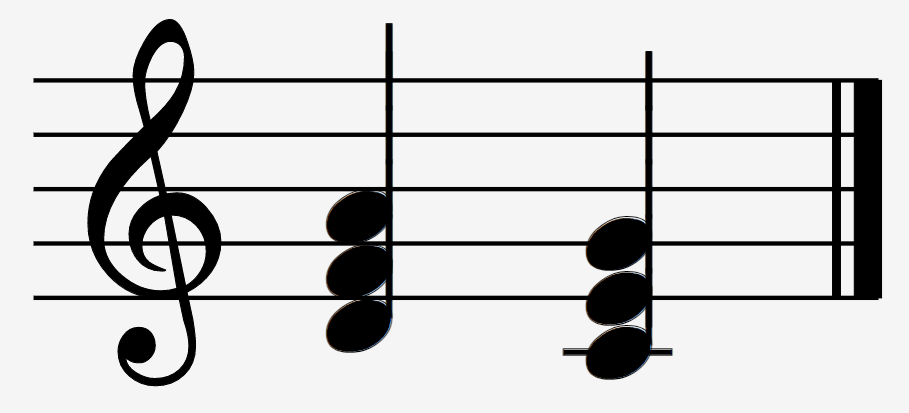
#> input picture Juptyer/ContrastEnhancementTrails/Integrated/07.PNG, 909 x 413 px
$ jupyter execute PreProcessing.ipynb   (older library calls are emulated)
#> lines starting #> are read from the running program, lines starting #| are printed output that depends on the picture; after the words box and inside, x2 and y2 are one past the last pixel; in counts of white or black regions, pixels touching at a corner belong together
[cell 1]
import skimage.io as io
import numpy as np
import scipy
from skimage.morphology import binary_erosion, binary_dilation, binary_closing,skeletonize, thin
from skimage.filters import sobel_h, sobel, sobel_v, roberts, prewitt
from commonfunctions import *
from pip._internal import main as install
from pylab import imshow, gray, show
import cv2
from math import pi
from scipy.ndimage import interpolation as inter
from statistics import mode,variance
from skimage.measure import find_contours
from skimage.filters import threshold_otsu

[cell 2]
# [8 lines left out: functions showBinaryImg, showImg, not called in this run]

[cell 3]
# [10 lines left out: functions customErosion, customDilation, not called in this run]

[cell 4]
def deskew(img):
    scoreArray = np.zeros(362)
    i = 0
    while i <= 360:
        data = inter.rotate(img, i, reshape=False, order=0)
        sumRow = np.sum(data, axis=1)
        score = np.sum((sumRow[1:] - sumRow[:-1]) ** 2)
        scoreArray[i] = score
        print(i)
        i+=1
    scoreArray = np.array(scoreArray)
    trueAngle = np.where(scoreArray == max(scoreArray))[0][0]
    rotated = inter.rotate(img, trueAngle, reshape=True, order=0)
    return rotated

def rotateBy(img,trueAngle):
    rotated = inter.rotate(img, trueAngle, reshape=True, order=0)
    return rotated

[cell 5]
#Binarization
import numpy as np

from skimage.util.shape import view_as_windows

# [110 lines left out: function feng_threshold, not called in this run]

[cell 6]
#Smoothing
def signaltonoise(a, axis=None, ddof=0):
    a = np.asanyarray(a)
    m = a.mean(axis)
    sd = a.std(axis=axis, ddof=0)
    return np.where(sd == 0, 0, m/sd)
def smooth(gray_img):
    snr = signaltonoise(gray_img)
    if(snr<1):
        snr=1
    if(snr>5):
        snr=5
    sigma=(-50/4)*(snr-1)+60
    smImage=cv2.bilateralFilter(gray_img,8,int(sigma),int(sigma))
    return smImage

[cell 7]
#Illumenation
# [28 lines left out: functions simplestColorBalance, poisonScreening, applyPoison, not called in this run]

[cell 8]
#prespecive correction
# [101 lines left out: function prespectiveCorrection, not called in this run]

[cell 9]
#determine if the image needs illumination evening and if it need feng thresholding
#if image has uneven illumination => use poisson
#if image has uneven illumination or a very low contrast(another function not done yet) => use feng
#Return True if image is good and false if image is uneven
def imageState(imgGray):
    blurred = cv2.GaussianBlur(imgGray, (25, 25), 0)
    no_text = imgGray * ((imgGray/blurred)>0.99)
    no_text[no_text<10] = no_text[no_text>20].mean()
    no_bright = no_text.copy()
    no_bright[no_bright>220] = no_bright[no_bright<220].mean()
    std = no_bright.std()
    bright = (no_text>220).sum()
    if std>18 or (no_text.mean()<200 and bright>8000):
        return False
    else:
        return True

[cell 10]
img= cv2.imread("07.PNG")
#> img is the input picture: shape (413, 909, 3); mean B, G, R 206.9, 206.9, 206.9
countourImg=np.copy(img)
gray_img=cv2.cvtColor(img,cv2.COLOR_BGR2GRAY)
isEven = imageState(gray_img)
#> in imageState, `no_text[no_text<10] = no_text[no_text>20].mean()`:
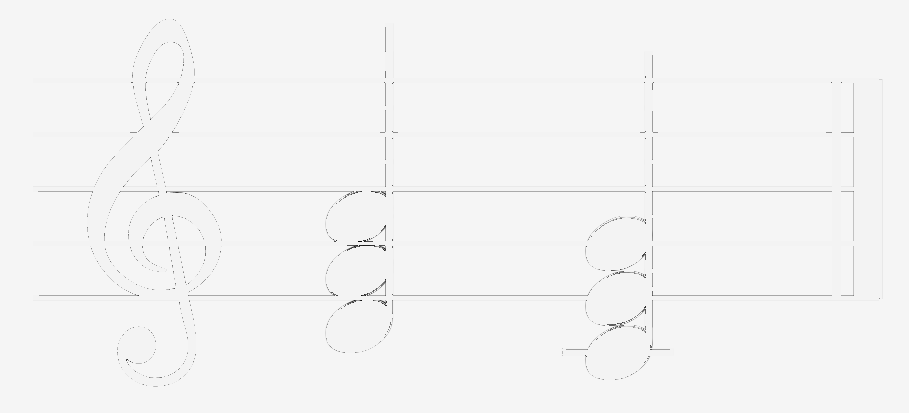
#> no_text: shape (413, 909); min 11, max 245, mean 243.8
#> in imageState, `no_bright[no_bright>220] = no_bright[no_bright<220].mean()`:
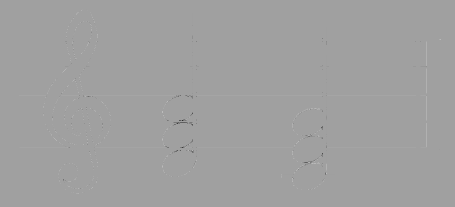
#> no_bright: shape (413, 909) (shown at 1/2 size); min 11, max 220, mean 160
#> in imageState, `std = no_bright.std()`: std = 3.34
#> in imageState, `bright = (no_text>220).sum()`: bright = 371683
#> isEven = True
IlluminatedImage=gray_img
if(not isEven):
    IlluminatedImage=applyPoison(gray_img,0.1,0.1)
    IlluminatedImage=IlluminatedImage.astype(np.uint8)
smoothedImage=smooth(IlluminatedImage)
#> in signaltonoise, `m = a.mean(axis)`: m = 206.9
#> in signaltonoise, `sd = a.std(axis=axis, ddof=0)`: sd = 86.7
#> in smooth, `snr = signaltonoise(gray_img)`: snr = 2.39
#> in smooth, `sigma=(-50/4)*(snr-1)+60`: sigma = 42.66
if  not isEven:
    BinarizedImage=feng_threshold(smoothedImage)
else:
    t =threshold_otsu(smoothedImage)
#> t = 125
    BinarizedImage=np.where(smoothedImage>t,1,0)
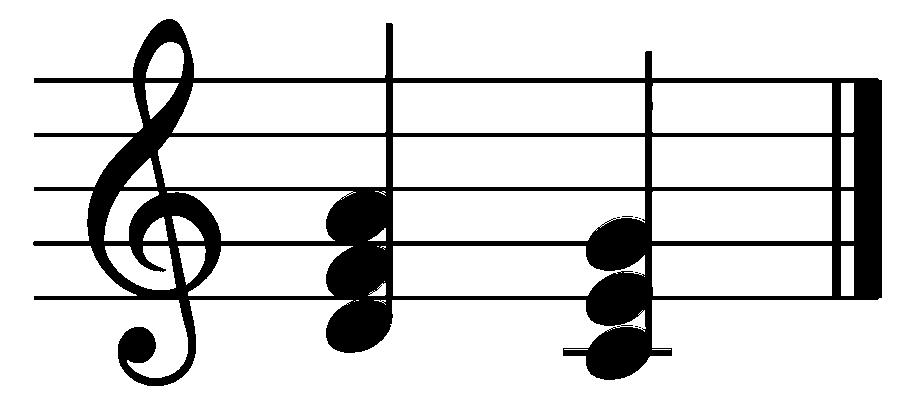
#> BinarizedImage: shape (413, 909) int64; values 0 (black) and 1 (white), 84.3% white; 8 black regions (7 under 20 px), largest, box (x1, y1, x2, y2) and area: (33, 19, 882, 386) 58744
BinarizedImage=1-BinarizedImage
RotatedImage=deskew(BinarizedImage)
#> the loop in deskew, `while i <= 360:` made 361 passes
#> score on passes 1 to 3: 5361574, 125844, 46264
#> after the loop in deskew, `while i <= 360:`: i = 361; scoreArray = 362 values, max 5361574 at index 0, min 0 at index 361, mean 54404.1
#> in deskew, `trueAngle = np.where(scoreArray == max(scoreArray))[0][0]`: trueAngle = 0
#correctedPrespective=prespectiveCorrection(RotatedImage)
BinarizedImage=1-RotatedImage
cv2.imwrite("Binarized.png",BinarizedImage*255)
#> Out = True

[cell 11]
#divide binarized image into segments
#get Horizontal Projection
imgCopy= np.copy(BinarizedImage)
img=imgCopy
img=1-img
def rowProjection(img):
    proj = np.sum(img,1)
    maxProjection = np.max(proj)
    result = np.zeros(img.shape)
    # Draw a line for each row
    for row in range(img.shape[0]):
        result[row,0:int(proj[row])]=1
    result=1-result
    cv2.imwrite("result.png",result*255)
    return maxProjection,result

[cell 12]
#estimate staff position
def calcStaffPos(rowHist,maxProjection,thr):
    n,m=rowHist.shape
    thres=int(maxProjection*thr)
    start=end=0
    width=[]
    peaksMid=[]
    for i in range(n-1):
        if(rowHist[i][thres]!=rowHist[i+1][thres]):
            if rowHist[i][thres]==1:
                #end of zeros
                start=i
            else:
                #end of ones
                end=i+1
                peaksMid.append(int((start+end)/2))
                width.append((end-start))
    return np.array(width),np.array(peaksMid)

#estimate staff segment position
#TODO: try to make segments into blocks with ST
def calcSegmentPos(rowHist):
    n,m=rowHist.shape
    thres=20
    start=end=0
    width=[]
    peaksMid=[]
    for i in range(n-1):
        if(rowHist[i][thres]!=rowHist[i+1][thres]):
            if rowHist[i][thres]==1:
                #end of zeros
                start=i
            else:
                #end of ones
                end=i+1
                peaksMid.append(int((start+end)/2))
                width.append((end-start))
    return np.array(width),np.array(peaksMid)

def filterPeaks(peaksMids,widths):
    if(len(peaksMids)<=1):
        return widths,peaksMids
    newPeaks=[]
    newWidth=[]
    sumW=0
    for i in widths:
        sumW+=i
    avgW=sumW/len(widths)
    #if i dont have flase peaks for clusters then this will result in a problem
    var = variance(widths)
    for i in range(len(peaksMids)):
        if(widths[i]>=avgW or (var<1000 and (avgW-widths[i])<20)):
            newPeaks.append(peaksMids[i])
            newWidth.append(widths[i])
    return newWidth,newPeaks

#TODO:add validation so Idont get out of bound error
#divide image into segments
def imgStaffSegments(img,segMids,widths,staffS):
    segments=[]
    staffS=int(staffS)
    n,m=img.shape
    print("dim ",n,m)
    for i in range(len(segMids)):
        up=0
        down=n
        if(segMids[i]-int(widths[i]/2)-2*staffS > 0):
            up =segMids[i]- int(widths[i]/2) - 2*staffS
        if(segMids[i]+int(widths[i]/2)+2*staffS<n):
            down=segMids[i]+int(widths[i]/2)+2*staffS
        print(up,down)
        sliced= img[up:down,:]
        if(sliced.shape[0] != 0 and sliced.shape[1] != 0):
            segments.append(sliced)
    return segments

def maxStaffSpace(peaksMids,width):
    maxSpace=0
    for i in range(len(peaksMids)):
        if(i%5<4 and i+1<len(peaksMids)and peaksMids[i+1]-peaksMids[i]>maxSpace):
            maxSpace=peaksMids[i+1]-peaksMids[i]
            maxSpace=maxSpace-(width[i]/2+width[i+1]/2)
    return maxSpace

[cell 13]
#divide image into segments
#estimate max staff space
img = 1 - np.copy(BinarizedImage)

maxProjection,result=rowProjection(img)
#> in rowProjection, `proj = np.sum(img,1)`: proj = 413 values, max 849 at index 242, min 0 at index 0, mean 142.3
#> in rowProjection, `maxProjection = np.max(proj)`: maxProjection = 849
#> after the loop in rowProjection, `for row in range(img.shape[0]):`:
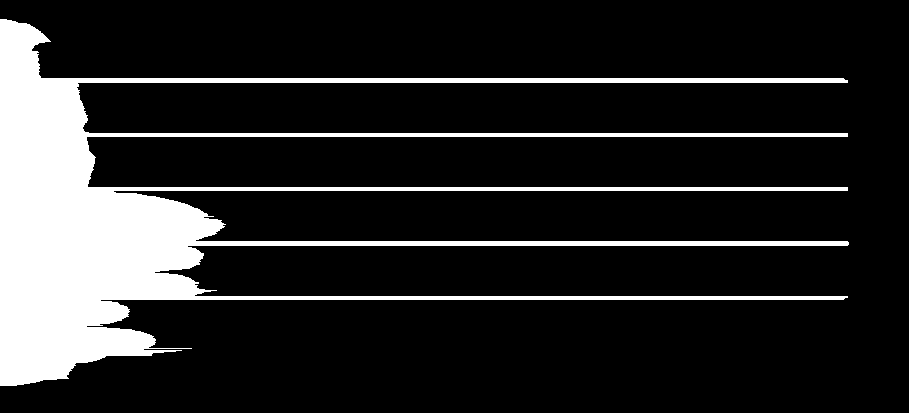
#> result: shape (413, 909) float64; values 0 (black) and 1 (white), 15.7% white; 1 white region, box (x1, y1, x2, y2) and area: (0, 19, 849, 386) 58771
#> maxProjection = 849
staffWidth,peaksMids=calcStaffPos(result,maxProjection,0.6)
#> in calcStaffPos, `thres=int(maxProjection*thr)`: thres = 509
#> after the loop in calcStaffPos, `for i in range(n-1):`: peaksMid = [80, 134, 188, 243, 297]; width = [6, 5, 5, 6, 5]
#> staffWidth = [6, 5, 5, 6, 5]; peaksMids = [80, 134, 188, 243, 297]
maxSpace=maxStaffSpace(peaksMids,staffWidth)
#> the loop in maxStaffSpace, `for i in range(len(peaksMids)):` made 5 passes
#> maxSpace on passes 1 to 4: 48.5, 49, 49.5, 48.5
#> after the loop in maxStaffSpace, `for i in range(len(peaksMids)):`: maxSpace = 48.5
#> maxSpace = 48.5

#estimate staff segment position

segWidth,segMids=calcSegmentPos(result)
#> after the loop in calcSegmentPos, `for i in range(n-1):`: peaksMid = [203]; width = [363]
#> segWidth = [363]; segMids = [203]
#filter peaks
segWidth,segMids=filterPeaks(segMids,segWidth)

#divide image into segments and divide image => return array of images each image has staff segment

imgSegments = imgStaffSegments(img,segMids,segWidth,maxSpace)
#> in imgStaffSegments, `staffS=int(staffS)`: staffS = 48
#| dim  413 909
#> the loop in imgStaffSegments, `for i in range(len(segMids)):` made 1 pass
#> up on pass 1: 0
#> (printed output is left out)
#> after the loop in imgStaffSegments, `for i in range(len(segMids)):`: segments = 1 item
#> imgSegments = 1 item
# print(imgSegments)
imgindex=0
for i in imgSegments:
    if(i.shape[0] != 0 and i.shape[1] != 0):
        cv2.imwrite("segments/"+str(imgindex)+".png",i*255)
        imgindex+=1
#> this loop made 1 pass
#> imgindex on pass 1: 1
#> after the loop, imgindex = 1

[cell 14]
#loop in array of images and remove staff from each
def removeStaffRow(imgOriginal,midPoint,curWidth):
    thresPixel=curWidth
    for i in range(imgOriginal.shape[1]):
        pixelSum= sum(imgOriginal[midPoint-curWidth:midPoint+curWidth,i:i+1])
        if(pixelSum<=thresPixel):
           # print(imgOriginal[midPoint-curWidth:midPoint+curWidth,i:i+1])
            imgOriginal[midPoint-curWidth:midPoint+curWidth,i:i+1]=0
    return imgOriginal

#remove staff from array of imgs of segments
imgsStaffRemoved=[]
for simg in imgSegments:
    #simg=1-simg
    maxProjection,result=rowProjection(simg)
    staffWidth,peaksMids=calcStaffPos(result,maxProjection,0.6)
    simg=simg.astype(np.float)
    ST=np.ones((2,1))
    simg=cv2.dilate(simg,ST)
    # simg=1-simg
    for i in range(len(peaksMids)):
        simg=removeStaffRow(simg,peaksMids[i],staffWidth[i])
    ST=np.ones((1,2))
    simg=cv2.dilate(simg,ST)
    simg=1-simg
    imgsStaffRemoved.append(simg)
#> this loop made 1 pass
#> (maxProjection, n in calcStaffPos, m in calcStaffPos, thres in calcStaffPos, staffWidth, peaksMids) on pass 1: (849, 413, 909, 509, [6, 5, 5, 6, 5], [80, 134, 188, 243, 297])
#> pass 1, `simg=cv2.dilate(simg,ST)`:
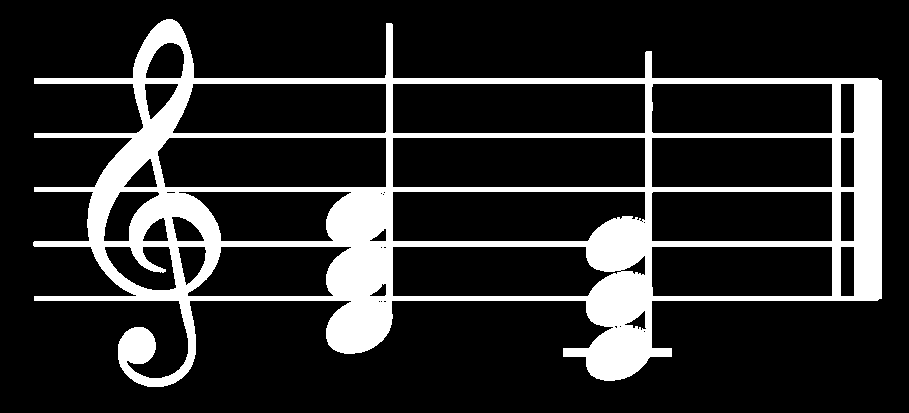
#> simg: shape (413, 909) float64; values 0 (black) and 1 (white), 16.9% white; 1 white region, box (x1, y1, x2, y2) and area: (33, 19, 882, 387) 63401
#> pass 1, `simg=cv2.dilate(simg,ST)`:
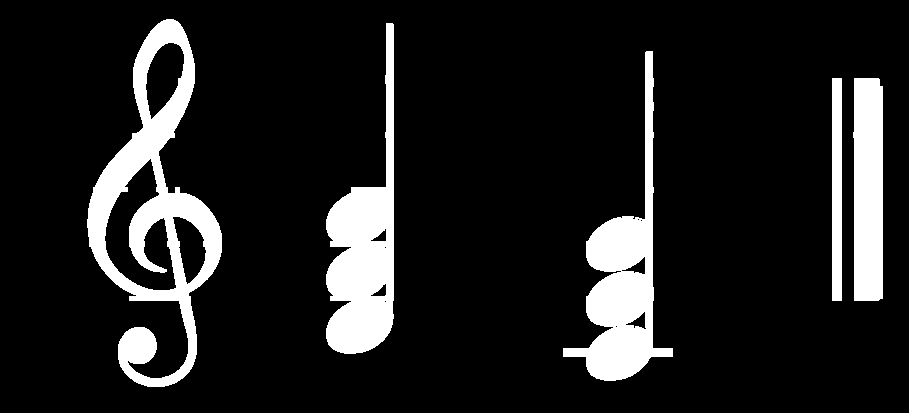
#> simg: shape (413, 909) float64; values 0 (black) and 1 (white), 12.4% white; 5 white regions, box (x1, y1, x2, y2) and area: (87, 19, 222, 387) 15853, (326, 23, 394, 354) 11060, (563, 51, 673, 381) 11020, (853, 78, 883, 301) 6441, (832, 78, 842, 301) 2230
#> after the loop, imgsStaffRemoved = 1 item

imgindex=0
for i in imgsStaffRemoved:
    cv2.imwrite("staffRemoved/"+str(imgindex)+".png",i*255)
    imgindex+=1
#> this loop made 1 pass
#> after the loop, imgindex = 1
#return array of images without staff

[cell 15]
#discard smaller contours overlapped with another bigger contours
#reorder contours from left to right and from top to dowm
def checkOverlapped(c,imgContours):
    cXmin,cXmax,cYmin,cYmax = c
    for Xmin,Xmax,Ymin,Ymax in imgContours:
        if(cXmin > Xmin and cXmax < Xmax and cYmin > Ymin and cYmax < Ymax):
            return True
    return False
def filterContours(imgContours):
    filtered=[]
    for c in imgContours:
        if(not checkOverlapped(c,imgContours)):
            filtered.append(c)
    filtered.sort()
    return filtered

[cell 16]
# if color is white => symbol , black => background
# another matrix => visited pixels

#attempt algorithm to find corner
#1.find suspected point as a begining of corner
#2.iterate from the right pixel
#3.if path from this pixel is longer than 4 and dominating direction is DOWN AND RIGHT and does not form a loop(closed path)
#  then this is a corner=> mark as visited
#4.repeat untill all white pixels are done

#return path length and top two dominating directions
# [172 lines left out: functions checkPathRightDown, findVinverted, checkPathRightUp, findV, not called in this run]

[cell 17]
#convert image into contours
imgindex=0
segContours=[]
found = False
for seg in imgsStaffRemoved:
    contours = find_contours(seg, 0.8)
    imgContours=[]
    imgSymbols=[]
    index=0
    for contour in contours:
        x = contour[:,1]
        y = contour[:,0]
        [Xmin, Xmax, Ymin, Ymax] = [np.amin(x), np.amax(x), np.amin(y), np.amax(y)]
        imgContours.append([Xmin, Xmax, Ymin, Ymax])

    imgContours = filterContours(imgContours)

    for Xmin,Xmax,Ymin,Ymax in imgContours:
        imgSymbol=seg[int(Ymin):int(Ymax+1),int(Xmin):int(Xmax+1)]
        imgSymbols.append(imgSymbol)

        if(found == False):
            soulKeySearching = Ymax - Ymin

            if (soulKeySearching > 7*maxSpace):
                soulKeyDist = Xmin
                found = True
        print("maxSpace",maxSpace)
        print("Xmin",Xmin)
        print("Xmax",Xmax)
        print("Ymin",Ymin)
        print("Ymax",Ymax)
        cv2.imwrite("contours/"+str(imgindex)+"_"+str(index)+".png",imgSymbol*255)
        index+=1

    imgindex+=1
    segContours.append(imgSymbols)
#> this loop made 1 pass
#> (printed output is left out)
#> pass 1, `cv2.imwrite("contours/"+str(imgindex)+"_"+str(index)+".png",imgSymbol*..`:
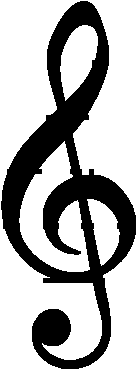
#> saved as 0_0.png: shape (369, 136); 68.4% white; 1 black region, box (x1, y1, x2, y2) and area: (1, 1, 136, 369) 15853
#> pass 1, `cv2.imwrite("contours/"+str(imgindex)+"_"+str(index)+".png",imgSymbol*..`:
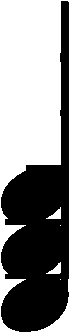
#> saved as 0_1.png: shape (332, 69); 51.7% white; 1 black region, box (x1, y1, x2, y2) and area: (1, 1, 69, 332) 11060
#> pass 1, `cv2.imwrite("contours/"+str(imgindex)+"_"+str(index)+".png",imgSymbol*..`:
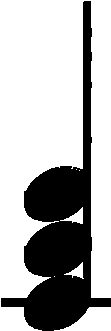
#> saved as 0_2.png: shape (331, 111); 70% white; 1 black region, box (x1, y1, x2, y2) and area: (1, 1, 111, 331) 11020
#> pass 1, `cv2.imwrite("contours/"+str(imgindex)+"_"+str(index)+".png",imgSymbol*..`:
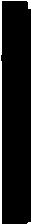
#> saved as 0_4.png: shape (224, 31); 7.2% white; 2 white regions (1 under 20 px), largest, box (x1, y1, x2, y2) and area: (0, 0, 31, 224) 496
#> after the loop, found = True; imgindex = 1; segContours = 1 item; soulKeyDist = 86.2; soulKeySearching = 368.6

print("soulKeyDist",soulKeyDist)
#| soulKeyDist 86.2
if (soulKeyDist > 250):
    print("rotate image")
else:
    print("image is ready")

$ run again, with Juptyer/ContrastEnhancementTrails/Integrated/01.PNG copied over Juptyer/ContrastEnhancementTrails/Integrated/07.PNG
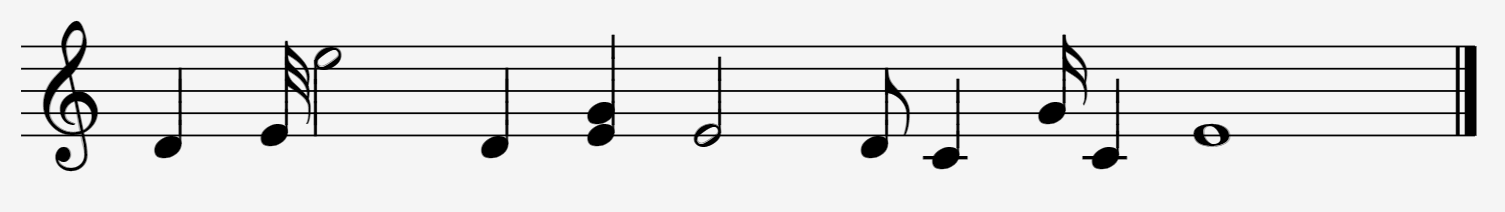
#> input picture Juptyer/ContrastEnhancementTrails/Integrated/01.PNG, 1505 x 212 px
#> img is the input picture: shape (212, 1505, 3); min 0, max 245, mean 226.2
#> std = 3.29
#> bright = 314342
#> isEven = True
#> in signaltonoise, `m = a.mean(axis)`: m = 226.2
#> sd = 59.78
#> snr = 3.78
#> sigma = 25.19
#> t = 132
#> the loop in deskew, `while i <= 360:` made 361 passes
#> score on passes 1 to 3: 18458338, 54000, 20912
#> after the loop in deskew, `while i <= 360:`: i = 361; scoreArray = 362 values, max 18458338 at index 0, min 0 at index 361, mean 155754.7
#> trueAngle = 0
#> Out = True
#> proj = 212 values, max 1456 at index 46, min 0 at index 0, mean 110.9
#> in rowProjection, `maxProjection = np.max(proj)`: maxProjection = 1456
#> after the loop in rowProjection, `for row in range(img.shape[0]):`:
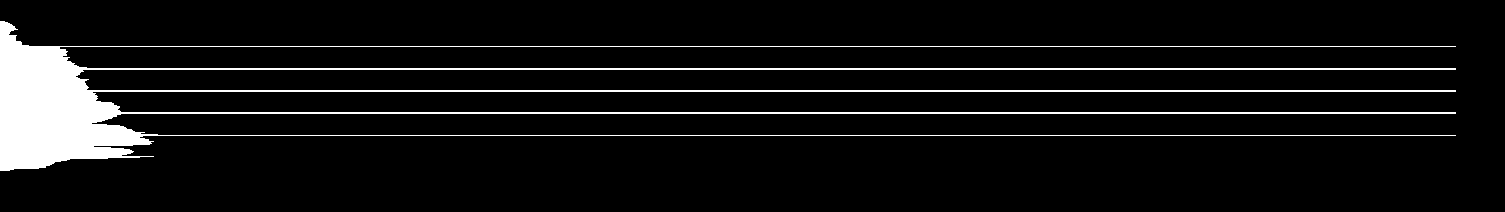
#> result: shape (212, 1505) float64; values 0 (black) and 1 (white), 7.4% white; 1 white region, box (x1, y1, x2, y2) and area: (0, 21, 1456, 171) 23507
#> thres = 873
#> after the loop in calcStaffPos, `for i in range(n-1):`: peaksMid = [46, 68, 90, 112, 135]; width = [2, 3, 3, 3, 2]
#> `staffWidth,peaksMids=calcStaffPos(result,maxProjection,0.6)`: peaksMids = [46, 68, 90, 112, 135]
#> the loop in maxStaffSpace, `for i in range(len(peaksMids)):` made 5 passes
#> maxSpace on passes 1 to 4: 19.5, 19, 19, 20.5
#> after the loop in maxStaffSpace, `for i in range(len(peaksMids)):`: maxSpace = 20.5
#> after the loop in calcSegmentPos, `for i in range(n-1):`: peaksMid = [104]; width = [129]
#> segMids = [104]
#> staffS = 20
#| dim  212 1505
#> the loop in imgStaffSegments, `for i in range(len(segMids)):` made 1 pass
#> up on pass 1: 0
#> (printed output is left out)
#> after the loop in imgStaffSegments, `for i in range(len(segMids)):`: segments = 1 item
#> the loop `for i in imgSegments:` made 1 pass
#> imgindex on pass 1: 1
#> after the loop `for i in imgSegments:`: imgindex = 1
#> the loop `for simg in imgSegments:` made 1 pass
#> (maxProjection, n in calcStaffPos, m in calcStaffPos, thres in calcStaffPos, staffWidth, peaksMids) on pass 1: (1456, 208, 1505, 873, [2, 3, 3, 3, 2], [46, 68, 90, 112, 135])
#> after the loop `for simg in imgSegments:`: imgsStaffRemoved = 1 item
#> the loop `for i in imgsStaffRemoved:` made 1 pass
#> after the loop `for i in imgsStaffRemoved:`: imgindex = 1
#> the loop `for seg in imgsStaffRemoved:` made 1 pass
#> (printed output is left out)
#> pass 1, `cv2.imwrite("contours/"+str(imgindex)+"_"+str(index)+".png",imgSymbol*..`:
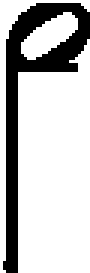
#> saved as 0_3.png: shape (91, 30) (shown 3 times larger); 75.8% white; 1 black region, box (x1, y1, x2, y2) and area: (1, 1, 30, 91) 660
#> after the loop `for seg in imgsStaffRemoved:`: found = True; imgindex = 1; segContours = 1 item; soulKeyDist = 42.2; soulKeySearching = 151.6
#| soulKeyDist 42.2
